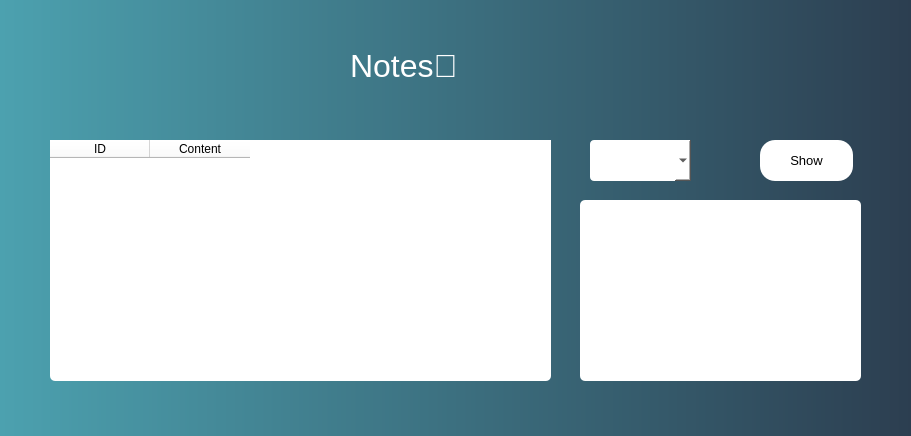
<?xml version="1.0" encoding="UTF-8"?>
<ui version="4.0">
 <class>Frame</class>
 <widget class="QFrame" name="Frame">
  <property name="geometry">
   <rect>
    <x>0</x>
    <y>0</y>
    <width>911</width>
    <height>436</height>
   </rect>
  </property>
  <property name="windowTitle">
   <string>Notes</string>
  </property>
  <property name="styleSheet">
   <string notr="true">QFrame {
background: qlineargradient( x1:0 y1:0, x2:1 y2:0, stop:0 #4CA1AF, stop:1 #2C3E50);
}
QComboBox QAbstractItemView {
    border: 2px solid darkgray;
background:white;
}
QComboBox{
background-color:white;
border: none;
border-radius: 4px;
}
QRadioButton
{color:white;
}
QLabel
{color:white;
background:transparent;
}

QPushButton
{background:white;
color:black;
border-radius:15px;
}
QPushButton:hover
{color:#333;
border-radius:15px;
background:#49ebff;
}
QTextEdit
{background:rgb(255, 255, 255);
border-radius:5px;
}
QLineEdit
{background:rgba(255, 255, 255, 50);
border-radius:5px;
border:none;
color: white;
border-bottom:1px solid #e2e2e2;
}
#table1
{
border-radius:5px;}</string>
  </property>
  <widget class="QTableWidget" name="table1">
   <property name="geometry">
    <rect>
     <x>50</x>
     <y>140</y>
     <width>501</width>
     <height>241</height>
    </rect>
   </property>
   <property name="font">
    <font>
     <pointsize>10</pointsize>
    </font>
   </property>
   <property name="styleSheet">
    <string notr="true">background:white;</string>
   </property>
   <column>
    <property name="text">
     <string>ID</string>
    </property>
   </column>
   <column>
    <property name="text">
     <string>Content</string>
    </property>
   </column>
  </widget>
  <widget class="QPushButton" name="btnShow">
   <property name="geometry">
    <rect>
     <x>760</x>
     <y>140</y>
     <width>93</width>
     <height>41</height>
    </rect>
   </property>
   <property name="font">
    <font>
     <pointsize>10</pointsize>
    </font>
   </property>
   <property name="text">
    <string>Show</string>
   </property>
  </widget>
  <widget class="QComboBox" name="cmb">
   <property name="geometry">
    <rect>
     <x>590</x>
     <y>140</y>
     <width>101</width>
     <height>41</height>
    </rect>
   </property>
   <property name="font">
    <font>
     <pointsize>10</pointsize>
    </font>
   </property>
  </widget>
  <widget class="QTextEdit" name="txtShow">
   <property name="geometry">
    <rect>
     <x>580</x>
     <y>200</y>
     <width>281</width>
     <height>181</height>
    </rect>
   </property>
   <property name="font">
    <font>
     <pointsize>10</pointsize>
    </font>
   </property>
  </widget>
  <widget class="QLabel" name="label">
   <property name="geometry">
    <rect>
     <x>350</x>
     <y>40</y>
     <width>161</width>
     <height>51</height>
    </rect>
   </property>
   <property name="font">
    <font>
     <pointsize>24</pointsize>
    </font>
   </property>
   <property name="text">
    <string>Notes📝</string>
   </property>
  </widget>
 </widget>
 <resources>
  <include location="ocr.qrc"/>
 </resources>
 <connections/>
</ui>
